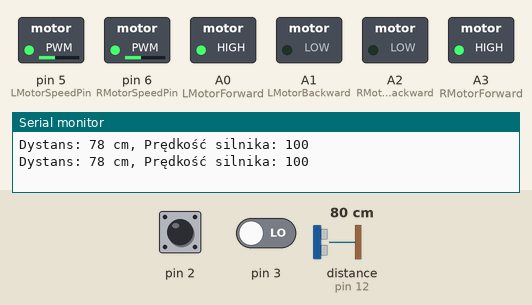
Simulated run of this sketch. Board: Arduino Uno, built with avr-gcc and run on an emulated ATmega328P. Parts: switched loads named in the sketch (green lamp = pin HIGH), the last lines printed to the serial monitor. Wiring (inferred from the names in the program): ultrasonic range finder: trigger pin 11; echo pin 12. The inputs (shaded band) are chosen by the test bench; at power-on: distance to the obstacle (sensor on pin 12) 80 cm, pin 2 LOW, pin 3 LOW. The echo pulse lasts 58.3 µs per cm; random numbers use the default seed unless the sketch sets one; pins used as bus, display or sensor lines are not drawn.

Above: at 1.6 s.
1.7 s: distance to the obstacle (sensor on pin 12) set to 54 cm
3.6 s: distance to the obstacle (sensor on pin 12) set to 46 cm
At 5.0 s:
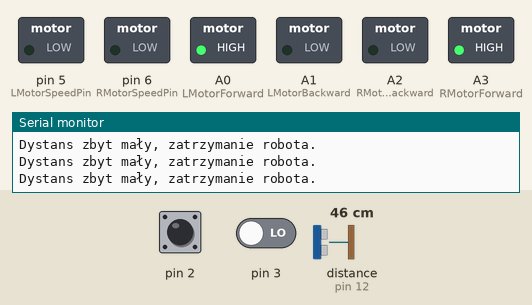
5.5 s: distance to the obstacle (sensor on pin 12) set to 250 cm
At 6.5 s:
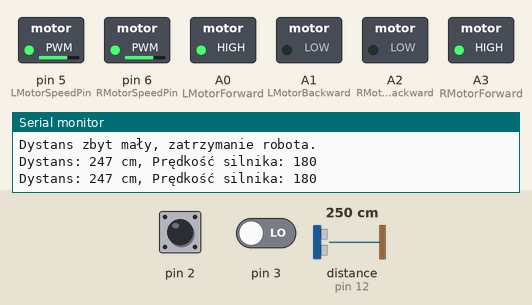
7.0 s: pin 2 driven HIGH
At 8.2 s:
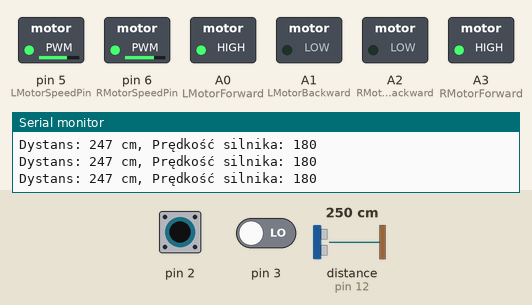
8.7 s: pin 2 pulsed LOW 5 times (0.12 s each, 0.3 s apart)
At 9.5 s:
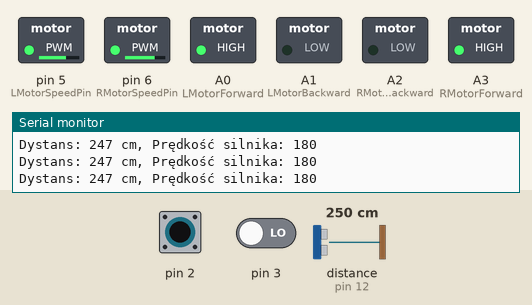
12.0 s: distance to the obstacle (sensor on pin 12) set to 60 cm
At 12.9 s:
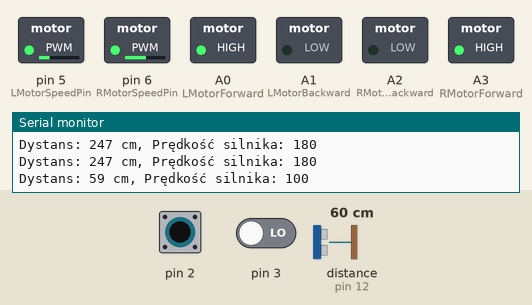
Timing chart, 0 to 14.6 s (numbered marks = the images above; inputs shaded):
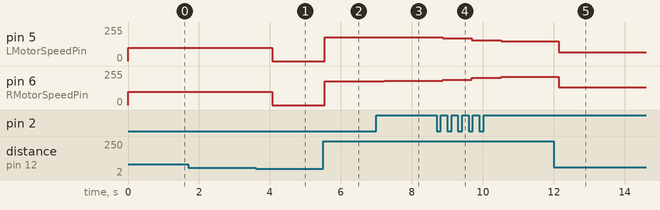

The sketch:

solution.ino
```cpp
#define FEEDBACK_COEFFICIENT_L 3
#define FEEDBACK_COEFFICIENT_R 3

class Car {
  const int LMotorSpeedPin = 5;             //Left Motor Speed pin (ENA)
  const int LMotorForward = A0;             //Motor-L forward (IN1).
  const int LMotorBackward = A1;            //Motor-L backward (IN2)

  const int RMotorSpeedPin = 6;             //Right Motor Speed pin (ENB)
  const int RMotorForward = A3;             //Motor-R forward (IN4)
  const int RMotorBackward = A2;

  const int triggerPin = 11;
  const int echoPin = 12;

  static int ltick;
  static int rtick;

  double value = 0;
  int r_speed;
  int l_speed;

  static void incrementRight(){
    rtick++;
  }

  static void incrementLeft(){
    ltick++;
  }

  public:
  void ultrasonicSetup() {
    pinMode(triggerPin, OUTPUT);
    pinMode(echoPin, INPUT);
  }

  void motorSetup() {
    pinMode(LMotorForward, OUTPUT);
    pinMode(LMotorBackward, OUTPUT);
    pinMode(RMotorForward, OUTPUT);
    pinMode(RMotorBackward, OUTPUT);

    attachInterrupt(digitalPinToInterrupt(2), incrementLeft, CHANGE);
    attachInterrupt(digitalPinToInterrupt(3), incrementRight, CHANGE);

    digitalWrite(LMotorForward, HIGH);
    digitalWrite(LMotorBackward, LOW);
    digitalWrite(RMotorForward, HIGH);
    digitalWrite(RMotorBackward, LOW);
  }

  int readUltrasonicDistance() {
    digitalWrite(triggerPin, LOW);
    delayMicroseconds(2);
    digitalWrite(triggerPin, HIGH);
    delayMicroseconds(10);
    digitalWrite(triggerPin, LOW);

    long duration = pulseIn(echoPin, HIGH);
    int distance = duration * 0.034 / 2;
    return distance; // Unit: cm
  }

  void forward(int base_speed) {
    if (base_speed == 0) {
      r_speed = 0;
      l_speed = 0;
    } else {
      r_speed = base_speed + FEEDBACK_COEFFICIENT_R * (ltick - rtick);
      l_speed = base_speed - FEEDBACK_COEFFICIENT_L * (ltick - rtick);
    }

    analogWrite(LMotorSpeedPin, l_speed);
    analogWrite(RMotorSpeedPin, r_speed);
  }
};

int MIN_ALLOWED_DISTANCE = 50; // The robot has to stop 50 cm from the wall
// parametryczne opóźnienie symulujące różne warunki podłoża
int DELAY = random(0, 1000); // Losowe opóźnienie od 0 do 1000 ms

Car CAR;
int Car::ltick = 0;
int Car::rtick = 0;

void setup() {
  Serial.begin(9600);
  CAR.ultrasonicSetup();
  CAR.motorSetup();
}

void loop() {
  // Odczytanie odległości od ściany
  int distance = CAR.readUltrasonicDistance(); // Unit = cm

  // Sprawdzenie, czy odległość nie przekracza maksymalnej dozwolonej wartości
  if (distance <= MIN_ALLOWED_DISTANCE) {
    Serial.println("Dystans zbyt mały, zatrzymanie robota.");
    CAR.forward(0); // Zatrzymaj robota
    return; // Zakończ pętlę loop
  }

  // Rozmycie odczytu odległości
  float close = fuzzyClose(distance);
  float medium = fuzzyMedium(distance);
  float far = fuzzyFar(distance);

  // Obliczanie prędkości silnika z użyciem reguł rozmytych i metody środka ciężkości
  int motorSpeed = calculateMotorSpeed(close, medium, far);

  // Ustawienie obliczonej prędkości silnika
  CAR.forward(motorSpeed);

  // Logowanie odległości i prędkości
  Serial.print("Dystans: ");
  Serial.print(distance);
  Serial.print(" cm, Prędkość silnika: ");
  Serial.println(motorSpeed);

  // parametryczne opóźnienie symulujące różne warunki podłoża
  delay(DELAY);
}

// Funkcje przynależności dla różnych poziomów odległości
float fuzzyClose(int distance) {
  if (distance <= 80) return 1; // Pełna przynależność, gdy robot jest bardzo blisko ściany
  if (distance > 80 && distance < 200) return (200 - distance) / 120.0; // Linear interpolation
  return 0;
}

// Funkcje przynależności dla różnych poziomów odległości
float fuzzyMedium(int distance) {
  if (distance > 80 && distance <= 200) return (distance - 80) / 120.0; // Linear interpolation from "close" to "medium"
  if (distance > 200 && distance < 500) return 1; // Pełna przynależność w średnim zakresie
  if (distance >= 500 && distance < 700) return (700 - distance) / 200.0; // Linear interpolation from "medium" to "far"
  return 0;
}

float fuzzyFar(int distance) {
  if (distance >= 500 && distance < 700) return (distance - 500) / 200.0; // Linear interpolation from "medium" to "far"
  if (distance >= 700) return 1; // Pełna przynależność, gdy robot jest daleko
  return 0;
}

// Funkcja obliczająca prędkość silnika na podstawie reguł rozmytych i metody środka ciężkości
int calculateMotorSpeed(float close, float medium, float far) {
  // Zakresy prędkości dla każdego poziomu odległości
  const int speedClose = 100; // Niska prędkość dla bliskiej odległości
  const int speedMedium = 180; // Średnia prędkość dla średniej odległości
  const int speedFar = 255; // Maksymalna prędkość dla dalekiej odległości

  // Obliczanie środka ciężkości
  float numerator = (close * speedClose) + (medium * speedMedium) + (far * speedFar);
  float denominator = close + medium + far;

  // Zabezpieczenie przed dzieleniem przez zero
  if (denominator == 0) return 0;

  // Obliczenie wynikowej prędkości
  int resultSpeed = static_cast<int>(numerator / denominator);

  return resultSpeed;
}
```

Measured:
- the behaviour switches between 52 and 51 cm on distance to the obstacle (sensor on pin 12) (found by bisection; images 0 and 1)
- after the input at 3.6 s, pin 5 (LMotorSpeedPin), pin 6 (RMotorSpeedPin): 100/255 → 0/255 after 0.47 s
- after the input at 5.5 s, pin 5 (LMotorSpeedPin), pin 6 (RMotorSpeedPin): 0/255 → 180/255 after 0.05 s
- after the input at 7.0 s, pin 5 (LMotorSpeedPin): 180/255 → 177/255 after 0.22 s; pin 6 (RMotorSpeedPin): 180/255 → 183/255 after 0.22 s
- after the input at 8.7 s, pin 5 (LMotorSpeedPin): 177/255 → 171/255 after 0.17 s, → 156/255 0.82 s later, → 147/255 0.82 s later; pin 6 (RMotorSpeedPin): 183/255 → 189/255 after 0.17 s, → 204/255 0.82 s later, → 213/255 0.82 s later
- after the input at 12.0 s, pin 5 (LMotorSpeedPin): 147/255 → 67/255 after 0.15 s; pin 6 (RMotorSpeedPin): 213/255 → 133/255 after 0.15 s
